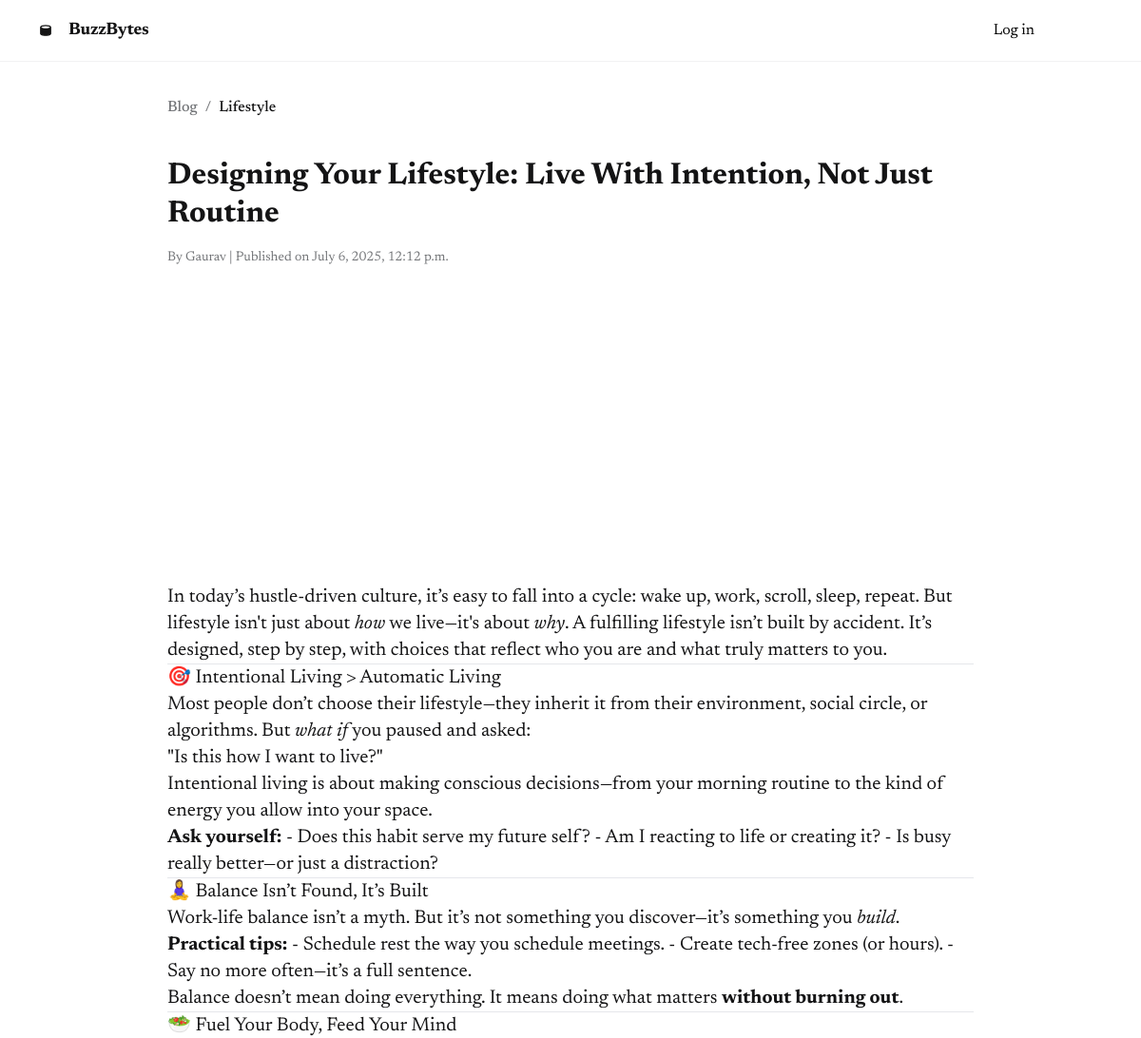
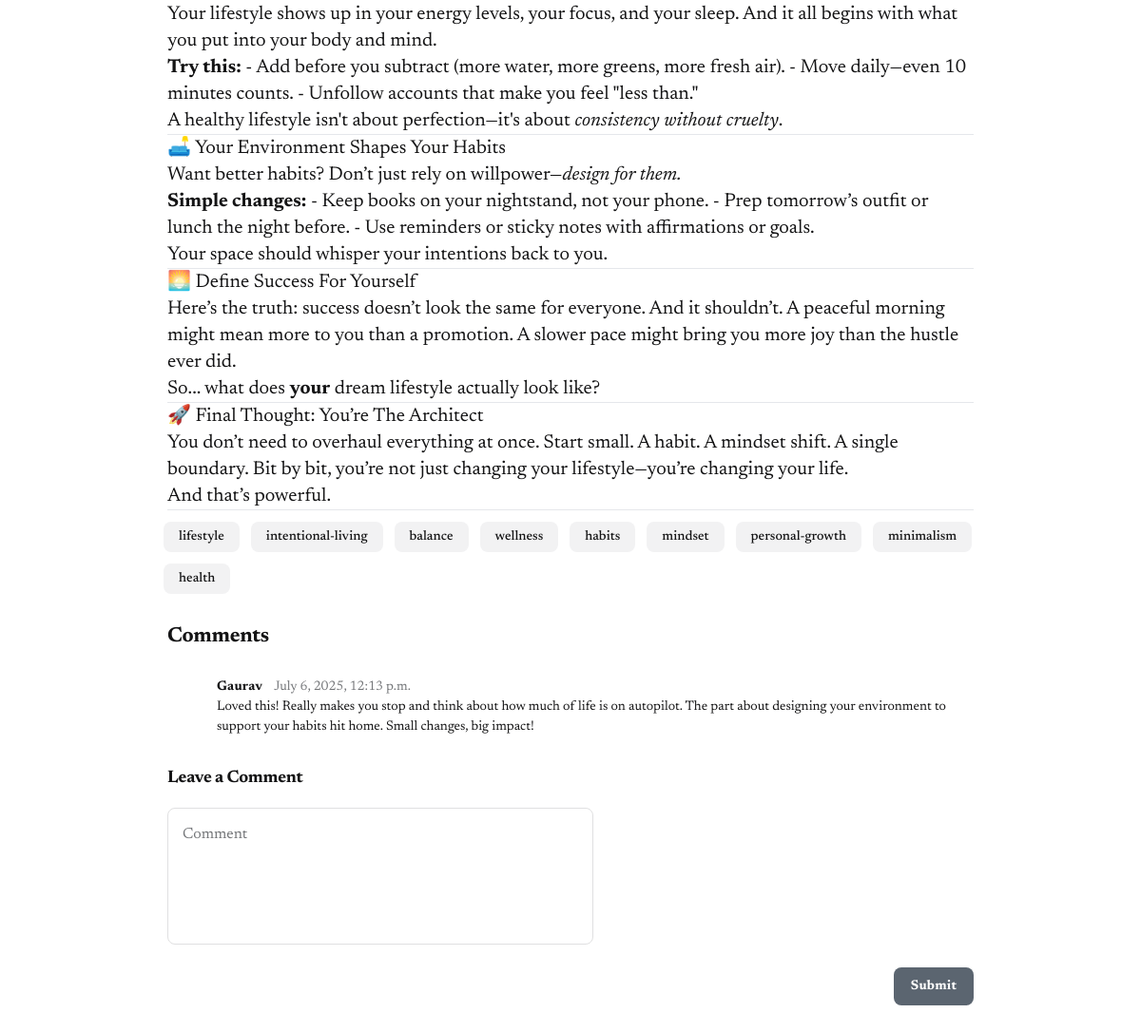
The app's page /article/2 with its own data (2 pictures, top to bottom).
### buzzbyte/models.py (models this page shows, shortened)
class Blog(models.Model):
        id = models.AutoField(primary_key=True)
        title = models.CharField(max_length=200)
        content = models.TextField()
        description = models.TextField()
        category=models.CharField(max_length=50)
        tags=models.CharField(max_length=50)
        imgurl=models.CharField(max_length=200)
        authname=models.CharField(max_length=50)
        date=models.DateTimeField(auto_now_add=True)

class Comment(models.Model):
    blog = models.ForeignKey(Blog, on_delete=models.CASCADE, related_name="comments")
    user = models.ForeignKey(User, on_delete=models.CASCADE)
    content = models.TextField()
    date=models.DateTimeField(auto_now_add=True)

class User(AbstractUser):
    pass

### buzzbyte/views.py (the view)
# urls.py: path('article/<int:id>',views.article,name='article'),
def article(request,id):
    tag_string = Blog.objects.get(id=id).tags
    taglist = tag_string.replace(' ', '').split(',')
    return render(request,'buzzbyte/article.html',{
        'content':markdown2.markdown(Blog.objects.get(id=id).content),
        'title':Blog.objects.get(id=id).title,
        'description':Blog.objects.get(id=id).description,
        'tags':taglist,
        'category':Blog.objects.get(id=id).category,
        'imgurl':Blog.objects.get(id=id).imgurl,
        'authname':Blog.objects.get(id=id).authname,
        'date':Blog.objects.get(id=id).date,
        'id':Blog.objects.get(id=id).id,
        'comments': Blog.objects.get(id=id).comments.all(),
    })

### buzzbyte/templates/buzzbyte/article.html (shortened to what this page needs)
<html>
  <head>
    <script src="https://cdn.tailwindcss.com?plugins=forms,container-queries"></script>
  </head>
  <body>
    <div class="relative flex size-full min-h-screen flex-col bg-white group/design-root overflow-x-hidden" style='font-family: Newsreader, "Noto Sans", sans-serif;'>
      <div class="layout-container flex h-full grow flex-col">
        <header class="flex items-center justify-between whitespace-nowrap border-b border-solid border-b-[#f2f2f3] px-10 py-3">
          <div class="flex items-center gap-4 text-[#141415]">
            <div class="size-4">
            </div>
               <a href={%url 'index'%}><h2 class="text-[#141415] text-lg font-bold leading-tight tracking-[-0.015em]">BuzzBytes</h2></a>
          </div>
          <div class="flex flex-1 justify-end gap-8">
            <div class="flex items-center gap-9">
              {%if user.is_authenticated%}
              <a href="{%url 'writeblog'%}">Write</a>
              <a href="{%url 'logout'%}">Log out</a>
              {%else%}
              <a href="{%url 'login'%}">Log in</a>
              {%endif%}
            </div>
            <div
              class="bg-center bg-no-repeat aspect-square bg-cover rounded-full size-10"
              style='background-image: url("https://lh3.googleusercontent.com/aida-public/AB6AXuBARzjkXHnob9QFl9U-oWZmzcL5yUuG5qtN3ar3zFC8WAbi5jbvsXrNTg3WYNEOB3HqCA2-uQ2rthM42E7JsMGAL4cTOVbBZ7vGzkQIXwO-vL7MOjrS-V7Eb_RYQwjA71t4ihcD4Aqo2-JplLYHfh4m-0mbaatjMrCAjStL5cBTS-hWZ-7sWofDrsz72bTotKPammEvl5KrWRT1TDPT4yWmiYzPkrQTReEWJAmcWIfW-rYGfxXK_70K-wSE_Q9o90ffTclK5Xqb3Q");'
            ></div>
          </div>
        </header>
        <div class="px-40 flex flex-1 justify-center py-5">
          <div class="layout-content-container flex flex-col max-w-[960px] flex-1">
            <div class="flex flex-wrap gap-2 p-4">
              <a class="text-[#737578] text-base font-medium leading-normal" href="#">Blog</a>
              <span class="text-[#737578] text-base font-medium leading-normal">/</span>
              <span class="text-[#141415] text-base font-medium leading-normal">{{category}}</span>
            </div>
            <h1 class="text-[#141415] tracking-light text-[32px] font-bold leading-tight px-4 text-left pb-3 pt-6">{{title}}</h1>
            <p class="text-[#737578] text-sm font-normal leading-normal pb-3 pt-1 px-4">By {{authname}} | Published on {{date}}</p>
            <div class="@container">
              <div class="@[480px]:px-4 @[480px]:py-3">
                <div
                  class="w-full bg-center bg-no-repeat bg-cover flex flex-col justify-end overflow-hidden bg-white @[480px]:rounded-lg min-h-80"
                >
              <img src="{{imgurl}}" alt=""></div>
              </div>
            </div>
            <div class="prose prose-lg max-w-none text-[#141415] px-4 text-xl">
             {{content|safe}}
             </div>
            <div class="flex gap-3 p-3 flex-wrap pr-4">
              {%for tag in tags%}
              <div class="flex h-8 shrink-0 items-center justify-center gap-x-2 rounded-lg bg-[#f2f2f3] pl-4 pr-4">
                <p class="text-[#141415] text-sm font-medium leading-normal">{{tag}}</p>
              </div>
              {%endfor%}
            </div>
            <h2 class="text-[#141415] text-[22px] font-bold leading-tight tracking-[-0.015em] px-4 pb-3 pt-5">Comments</h2>
            {%for comment in comments%}
            <div class="flex w-full flex-row items-start justify-start gap-3 p-4">
              <div
                class="bg-center bg-no-repeat aspect-square bg-cover rounded-full w-10 shrink-0"
                style='background-image: url("https://lh3.googleusercontent.com/aida-public/AB6AXuDJHi7uDsS-d8_G83sMSkRO8mtWBwiSELohjgLUzeLRUwMGNAEQDt0h_pg6k4oytbfFBHaIb1_EpR8N0PQSMxZA5TumCRCQOU1yGbm_cYn6YWgznNZwnPaV5sRrW-NLL10sABDSJyUHTQw89fuA2Ff03UUcN-y0viflTUl0MY3B4fqBVcqE_67QQiTKzhGL3MaVMzE3WtpNYhp-w8pT61S9L-aeCjUwsMutIoZxCukUXc_XvR-f5_2EgSYRlHElEpCTrv4OSLjf5w");'
              ></div>
              <div class="flex h-full flex-1 flex-col items-start justify-start">
                <div class="flex w-full flex-row items-start justify-start gap-x-3">
                  <p class="text-[#141415] text-sm font-bold leading-normal tracking-[0.015em]">{{comment.user}}</p>
                  <p class="text-[#737578] text-sm font-normal leading-normal">{{comment.date}}</p>
                </div>
                <p class="text-[#141415] text-sm font-normal leading-normal">
                  {{comment.content}}
                </p>
              </div>
            </div>
            {%endfor%}
            <h3 class="text-[#141415] text-lg font-bold leading-tight tracking-[-0.015em] px-4 pb-2 pt-4">Leave a Comment</h3>
            <form action="{% url 'comment'%}" method="post">
            <div class="flex max-w-[480px] flex-wrap items-end gap-4 px-4 py-3">
              <label class="flex flex-col min-w-40 flex-1">
                <textarea
                  placeholder="Comment"
                  class="form-input flex w-full min-w-0 flex-1 resize-none overflow-hidden rounded-lg text-[#141415] focus:outline-0 focus:ring-0 border border-[#e0e0e1] bg-white focus:border-[#e0e0e1] min-h-36 placeholder:text-[#737578] p-[15px] text-base font-normal leading-normal"
                  value=""
                  name="comment"
                ></textarea>
              </label>
            </div>
            <div class="flex px-4 py-3 justify-end items-center gap-4">
              <button
                class="flex min-w-[84px] max-w-[480px] cursor-pointer items-center justify-center overflow-hidden rounded-lg h-10 px-4 bg-[#5b6570] text-white text-sm font-bold leading-normal tracking-[0.015em]">
                <input type="submit" value="Submit" class="cursor-pointer"/>
              </button>
            </div>
          </form>
          </div>
        </div>
      </div>
    </div>
  </body>
</html>

### records on screen
Blog: category "Lifestyle", title "Designing Your Lifestyle: Live With Intention, Not Just Routine", authname "Gaurav", date "July 6, 2025, 12:12 p.m."
Comment: user "Gaurav", date "July 6, 2025, 12:13 p.m.", content "Loved this! Really makes you stop and think about how much of life is on autopilot. The part about designing your environment to support your habits hit home. Small changes, big impact!"

### other values on screen
{{ tag }} "lifestyle" "intentional-living" "balance" "wellness" "habits" "mindset" "personal-growth" "minimalism" "health"
